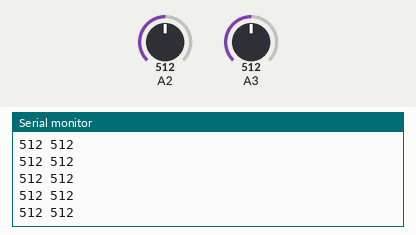
The sketch below on a simulated Arduino Uno, built with avr-gcc and run on an emulated ATmega328P. Parts: the last lines printed to the serial monitor. The test bench sets the inputs (shaded band); at power-on: A2 = 512, A3 = 512. No radio packets arrive unless stated.

Above: at 1.2 s.
1.3 s: A2 set to 716
At 1.49 s:
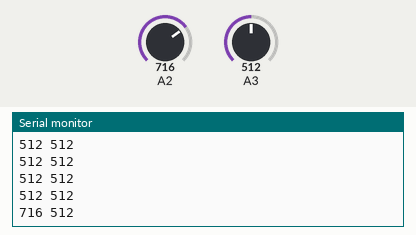
2.8 s: A3 set to 716
At 2.8 s:
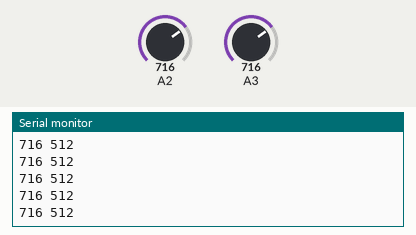
4.3 s: A2 set to 900
At 4.36 s:
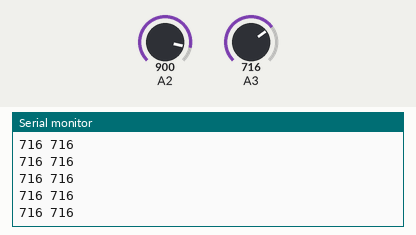
5.8 s: A3 set to 900
At 5.93 s:
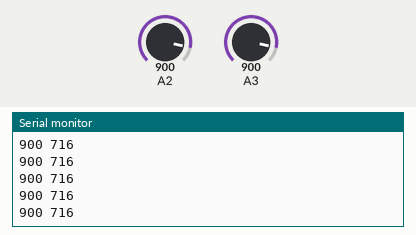
Timing chart, 0 to 8.3 s (numbered marks = the images above; inputs shaded):
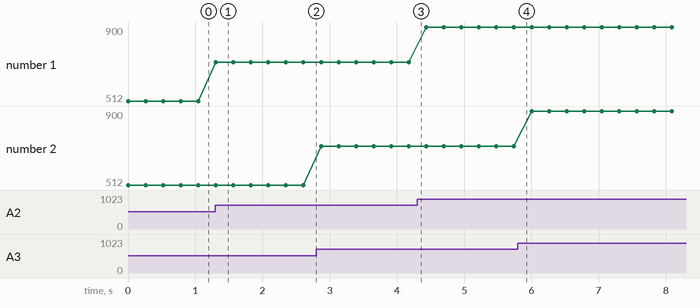

Measured:
- after the input at 1.3 s, the serial monitor: prints a new line at once (image 1)
- plotted number 1: 512 → 716 after the input at 1.3 s, 716 → 900 after the input at 4.3 s

The sketch:

TX.ino
```cpp
#include <RH_ASK.h>
#include <SPI.h> // Not actually used but needed to compile

RH_ASK driver;

void setup() {
  Serial.begin(38400);    // Debugging only
  if (!driver.init())
    Serial.println("init failed");
}

void loop() {
  int x = analogRead(A2);
  if (x >= 1024)
    x = 1024;
  int y = analogRead(A3);
  if (y >= 1024)
    y = 1024;

  char buf[20];
  sprintf(buf, "%d %d", x, y);
  Serial.println(buf);
  driver.send(buf, strlen(buf));
  driver.waitPacketSent();
  delay(200);
}
```
